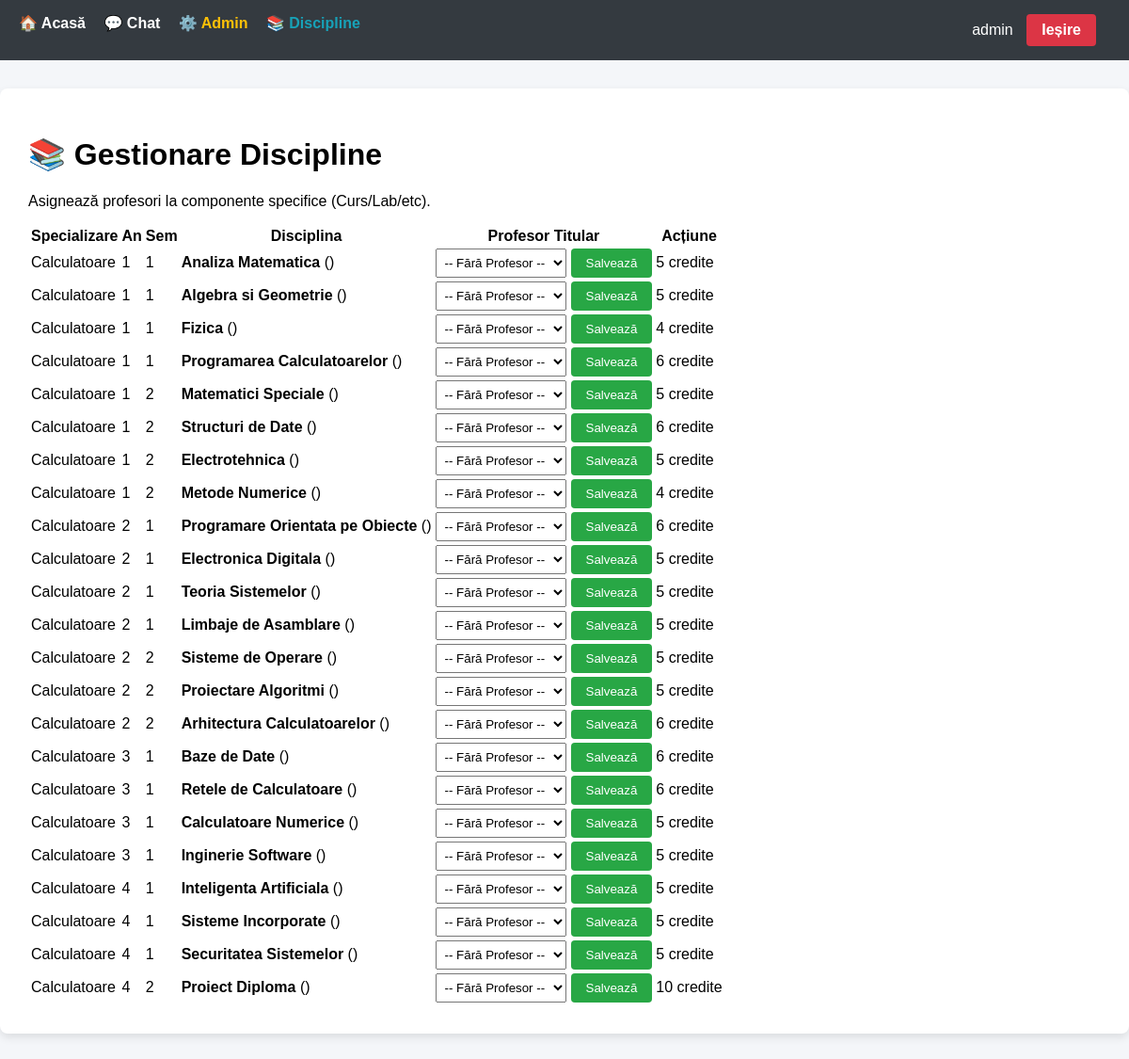
/lista_discipline (signed in), run on the app's committed database.
### app.py (models this page shows, shortened)
class User(UserMixin, db.Model):
    id = db.Column(db.Integer, primary_key=True)
    username = db.Column(db.String(150), unique=True, nullable=False)
    email = db.Column(db.String(150), unique=True, nullable=False)
    password = db.Column(db.String(150), nullable=False)
    role = db.Column(db.String(20), nullable=False, default='student')
    is_approved = db.Column(db.Boolean, default=False)
    student_profile = db.relationship('Student', backref='user_account', uselist=False, cascade="all, delete-orphan")
    profesor_profile = db.relationship('Profesor', backref='user_account', uselist=False, cascade="all, delete-orphan")

class Disciplina(db.Model):
    id_disciplina = db.Column(db.Integer, primary_key=True)
    nume_disciplina = db.Column(db.String(100), nullable=False)
    credite = db.Column(db.Integer, nullable=False)
    an_studiu = db.Column(db.Integer, nullable=False)
    specializare = db.Column(db.String(50), nullable=False)
    semestru = db.Column(db.Integer, nullable=False)
    id_titular = db.Column(db.Integer, db.ForeignKey('profesor.id_profesor'), nullable=True)
    id_laborant = db.Column(db.Integer, db.ForeignKey('profesor.id_profesor'), nullable=True)
    pondere_examen = db.Column(db.Integer, default=60)
    pondere_laborator = db.Column(db.Integer, default=40)
    note = db.relationship('Notare', backref='disciplina', lazy=True)
    evaluari = db.relationship('EvaluareProgramata', backref='disciplina', lazy=True)

### app.py (the view)
@app.route('/lista_discipline')
@login_required
def lista_discipline():
    return render_template('lista_discipline.html', discipline=Disciplina.query.all(), profesori=Profesor.query.all())

### app.py (called while the page is built)
@login_manager.user_loader
def load_user(user_id):
    return User.query.get(int(user_id))

### templates/lista_discipline.html (shortened to what this page needs)
{% extends "base.html" %}
{% block content %}
<h1>📚 Gestionare Discipline</h1>
<p>Asignează profesori la componente specifice (Curs/Lab/etc).</p>
<table>
    <thead>
        <tr>
            <th>Specializare</th>
            <th>An</th>
            <th>Sem</th>
            <th>Disciplina</th>
            <th>Profesor Titular</th>
            <th>Acțiune</th>
        </tr>
    </thead>
    <tbody>
        {% for d in discipline %}
        <tr>
            <td>{{ d.specializare }}</td>
            <td>{{ d.an_studiu }}</td>
            <td>{{ d.semestru }}</td>
            <td><strong>{{ d.nume_disciplina }}</strong> ({{ d.tip_activitate }})</td>
            <td>
                <form action="{{ url_for('asigneaza_profesor_materie', id_disciplina=d.id_disciplina) }}" method="POST" style="display: flex; gap: 5px;">
                    <select name="id_profesor" style="padding: 5px;">
                        <option value="">-- Fără Profesor --</option>
                    </select>
                    <button type="submit" class="btn btn-success btn-sm">Salvează</button>
                </form>
            </td>
            <td>{{ d.credite }} credite</td>
        </tr>
        {% endfor %}
    </tbody>
</table>
{% endblock %}

### templates/base.html (shortened to what this page needs)
<!doctype html>
<html lang="ro">
<head>
</head>
<body>
    <div class="navbar">
        <div>
            {% if current_user.is_authenticated %}
                <a href="{{ url_for('index') }}">🏠 Acasă</a>
                <a href="{{ url_for('chat_home') }}">💬 Chat</a>
                {% if current_user.role == 'admin' %}
                    <a href="{{ url_for('gestiune_utilizatori') }}" style="color: #ffc107;">⚙️ Admin</a>
                    <a href="{{ url_for('admin_discipline') }}" style="color: #17a2b8;">📚 Discipline</a>
                {% endif %}
            {% else %}
                <span>🏫 Platformă IETI</span>
            {% endif %}
        </div>
        <div>
            {% if current_user.is_authenticated %}
                <span style="margin-right: 10px;">{{ current_user.username }}</span>
                <a href="{{ url_for('logout') }}" class="btn btn-danger">Ieșire</a>
            {% else %}
                <a href="{{ url_for('login') }}">Login</a>
                <a href="{{ url_for('register') }}" class="btn btn-success" style="margin-left: 10px;">Cont Nou</a>
            {% endif %}
        </div>
    </div>
    <div class="container">
        {% block content %}{% endblock %}
    </div>
</body>
</html>

### templates/base.html (style rules this page uses)
body { font-family: sans-serif; background: #f4f6f9; margin: 0; }
.navbar { background: #343a40; padding: 15px 20px; color: white; display: flex; justify-content: space-between; }
.navbar a { color: white; text-decoration: none; margin-right: 15px; font-weight: bold; }
.container { max-width: 1200px; margin: 30px auto; background: white; padding: 30px; border-radius: 8px; box-shadow: 0 4px 10px rgba(0,0,0,0.1); }
.btn { padding: 8px 16px; border-radius: 4px; text-decoration: none; border: none; cursor: pointer; display: inline-block; }
.btn-danger { background: #dc3545; color: white; }
.btn-success { background: #28a745; color: white; }

### data on the page
User: username "admin"
Disciplina: specializare "Calculatoare", an_studiu "1", semestru "1", nume_disciplina "Analiza Matematica", credite "5"
Disciplina: specializare "Calculatoare", an_studiu "1", semestru "1", nume_disciplina "Algebra si Geometrie", credite "5"
Disciplina: specializare "Calculatoare", an_studiu "1", semestru "1", nume_disciplina "Fizica", credite "4"
Disciplina: specializare "Calculatoare", an_studiu "1", semestru "1", nume_disciplina "Programarea Calculatoarelor", credite "6"
Disciplina: specializare "Calculatoare", an_studiu "1", semestru "2", nume_disciplina "Matematici Speciale", credite "5"
Disciplina: specializare "Calculatoare", an_studiu "1", semestru "2", nume_disciplina "Structuri de Date", credite "6"
Disciplina: specializare "Calculatoare", an_studiu "1", semestru "2", nume_disciplina "Electrotehnica", credite "5"
Disciplina: specializare "Calculatoare", an_studiu "1", semestru "2", nume_disciplina "Metode Numerice", credite "4"
Disciplina: specializare "Calculatoare", an_studiu "2", semestru "1", nume_disciplina "Programare Orientata pe Obiecte", credite "6"
Disciplina: specializare "Calculatoare", an_studiu "2", semestru "1", nume_disciplina "Electronica Digitala", credite "5"
Disciplina: specializare "Calculatoare", an_studiu "2", semestru "1", nume_disciplina "Teoria Sistemelor", credite "5"
Disciplina: specializare "Calculatoare", an_studiu "2", semestru "1", nume_disciplina "Limbaje de Asamblare", credite "5"
Disciplina: specializare "Calculatoare", an_studiu "2", semestru "2", nume_disciplina "Sisteme de Operare", credite "5"
Disciplina: specializare "Calculatoare", an_studiu "2", semestru "2", nume_disciplina "Proiectare Algoritmi", credite "5"
Disciplina: specializare "Calculatoare", an_studiu "2", semestru "2", nume_disciplina "Arhitectura Calculatoarelor", credite "6"
Disciplina: specializare "Calculatoare", an_studiu "3", semestru "1", nume_disciplina "Baze de Date", credite "6"
Disciplina: specializare "Calculatoare", an_studiu "3", semestru "1", nume_disciplina "Retele de Calculatoare", credite "6"
Disciplina: specializare "Calculatoare", an_studiu "3", semestru "1", nume_disciplina "Calculatoare Numerice", credite "5"
Disciplina: specializare "Calculatoare", an_studiu "3", semestru "1", nume_disciplina "Inginerie Software", credite "5"
Disciplina: specializare "Calculatoare", an_studiu "4", semestru "1", nume_disciplina "Inteligenta Artificiala", credite "5"
Disciplina: specializare "Calculatoare", an_studiu "4", semestru "1", nume_disciplina "Sisteme Incorporate", credite "5"
Disciplina: specializare "Calculatoare", an_studiu "4", semestru "1", nume_disciplina "Securitatea Sistemelor", credite "5"
Disciplina: specializare "Calculatoare", an_studiu "4", semestru "2", nume_disciplina "Proiect Diploma", credite "10"
